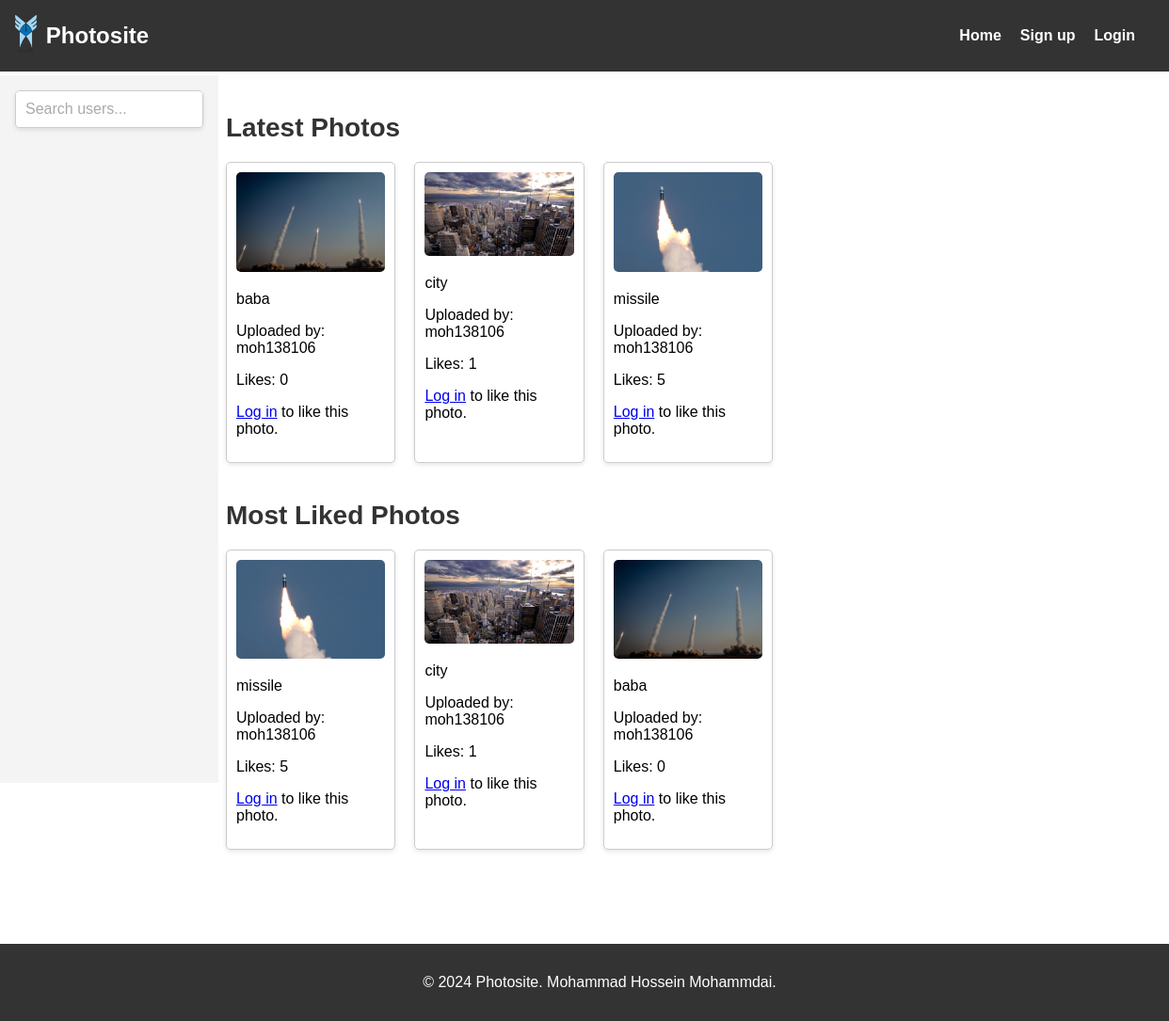
The page / on the database its author committed.
### photos/models.py (models this page shows, shortened)
class Photo(models.Model):
    PUBLIC = 'public'
    PRIVATE = 'private'
    VISIBILITY_CHOICES = [
        (PUBLIC, 'Public'),
        (PRIVATE, 'Private'),
    ]
    user = models.ForeignKey(User, on_delete=models.CASCADE, related_name='photos')
    image = models.ImageField(upload_to='photos/')
    caption = models.CharField(max_length=255, blank=True)
    visibility = models.CharField(max_length=7, choices=VISIBILITY_CHOICES, default=PUBLIC)
    likes = models.PositiveIntegerField(default=0)
    uploaded_at = models.DateTimeField(auto_now_add=True)

### photos/views.py (the view)
# urls.py: 2. Add a URL to urlpatterns:  path('', views.home, name='home')
def home(request):
    latest_photos = Photo.objects.filter(visibility='public').order_by('-uploaded_at')[:9]
    most_liked_photos = Photo.objects.filter(visibility='public').order_by('-likes')[:9]
    return render(request, 'photos/home.html', {
        'latest_photos': latest_photos,
        'most_liked_photos': most_liked_photos,
    })

### photos/templates/photos/home.html (shortened to what this page needs)
{% extends 'base.html' %}
{% load static %}
{% block extra_css %}
<link rel="stylesheet" href="{% static 'css/home_css.css' %}">
{% endblock %}
{% block content %}
    <h2>Latest Photos</h2>
    <div class="photo-grid">
        {% for photo in latest_photos %}
        <div class="photo-item">
            <a href="{% url 'view_photo_by_id' id=photo.id %}">
                <img src="{{ photo.image.url }}" alt="{{ photo.caption }}">
            </a>
            <p>{{ photo.caption }}</p>
            <p>Uploaded by: {{ photo.user.username }}</p>
            <p>Likes: {{ photo.likes }}</p>
            {% if user.is_authenticated %}
                <form action="{% url 'like_photo' photo.id %}" method="post">
                    {% csrf_token %}
                    <button type="submit">Like</button>
                </form>
            {% else %}
                <p><a href="{% url 'account_login' %}">Log in</a> to like this photo.</p>
            {% endif %}
        </div>
        {% endfor %}
    </div>
    <h2>Most Liked Photos</h2>
    <div class="photo-grid">
        {% for photo in most_liked_photos %}
        <div class="photo-item">
            <a href="{% url 'view_photo_by_id' id=photo.id %}">
                <img src="{{ photo.image.url }}" alt="{{ photo.caption }}">
            </a>
            <p>{{ photo.caption }}</p>
            <p>Uploaded by: {{ photo.user.username }}</p>
            <p>Likes: {{ photo.likes }}</p>
            {% if user.is_authenticated %}
                <form action="{% url 'like_photo' photo.id %}" method="post">
                    {% csrf_token %}
                    <button type="submit" >Like</button>
                </form>
            {% else %}
                <p><a href="{% url 'account_login' %}">Log in</a> to like this photo.</p>
            {% endif %}
        </div>
        {% endfor %}
    </div>
    {% endblock %}

### static/css/base_css.css (style rules this page uses)
body { font-family: Arial, sans-serif; margin: 0; padding: 0; display: flex; flex-direction: column; min-height: 100vh; }

### static/css/home_css.css (style rules this page uses)
.photo-grid { display: grid; grid-template-columns: repeat(5, 1fr); gap: 20px; margin-bottom: 40px; }
.photo-item { background-color: #fff; border: 1px solid #ccc; border-radius: 5px; padding: 10px; box-shadow: 0 2px 5px rgba(0, 0, 0, 0.1); transition: transform 0.2s; }
.photo-item img { max-width: 100%; border-radius: 5px; }
h2 { margin: 20px 0; font-size: 28px; color: #333; }

### rows shown on the page
Photo: image (picture), caption "baba", user.username "moh138106", likes "0"
Photo: image (picture), caption "city", user.username "moh138106", likes "1"
Photo: image (picture), caption "missile", user.username "moh138106", likes "5"
